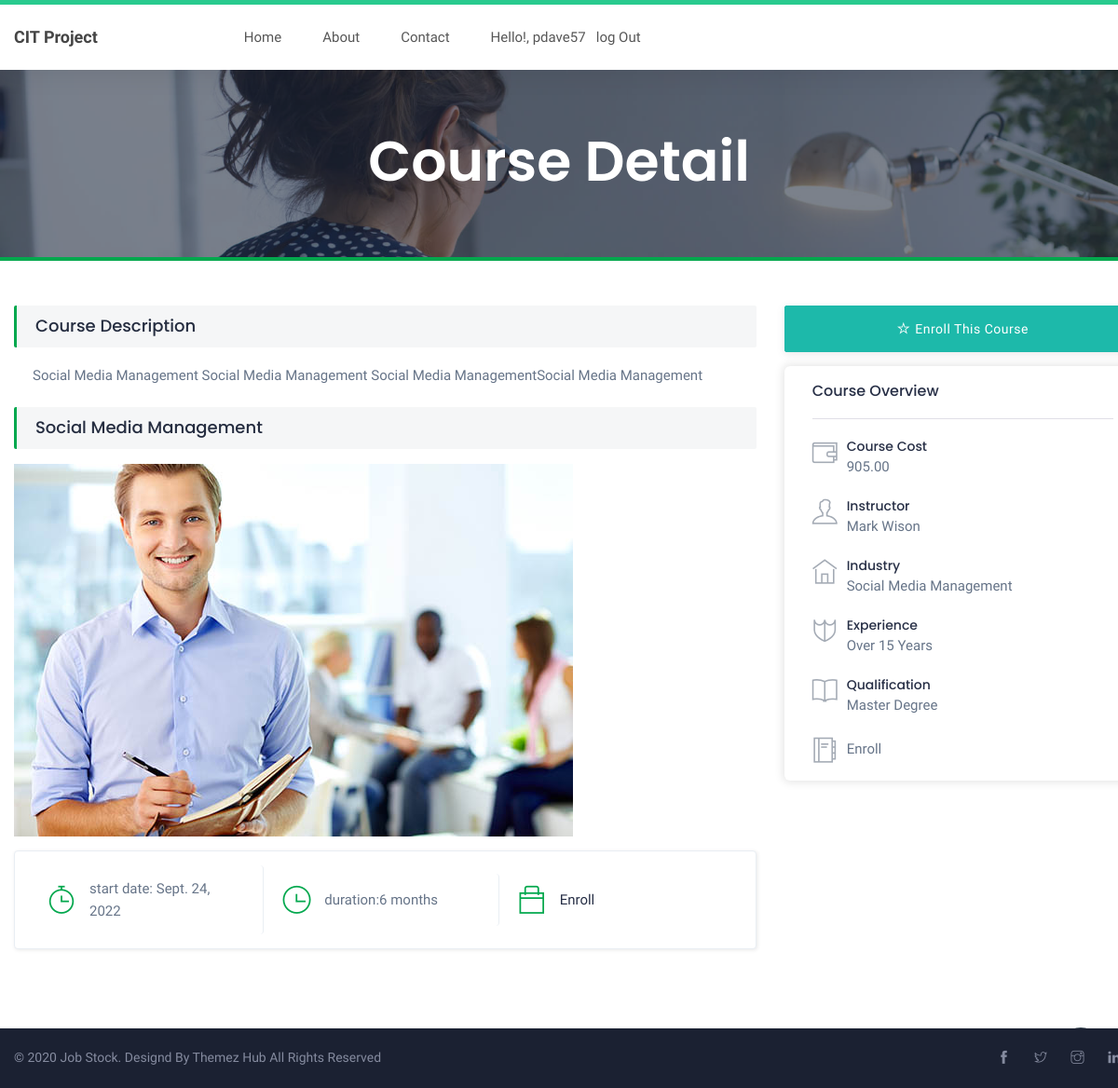
The page /account/course_details/1/ (signed in) on the database its author committed.
### distancelearningapp/models.py (models this page shows, shortened)
class Authors(models.Model):
    author = models.CharField(max_length=50)
    author_pic = models.FileField(blank=True, null=True, upload_to="upload/")
    price = models.DecimalField(decimal_places=2, max_digits=5)
    courses = models.ForeignKey(Courses, on_delete=models.CASCADE)

class Courses(models.Model):
    courseTitle = models.CharField(max_length=200)
    description = models.CharField(max_length=500)
    course_pic = models.FileField(blank=True, null=True, upload_to="upload/")
    start_date = models.DateField()
    duration = models.CharField(max_length=50)

### distancelearningapp/views.py (the view)
# urls.py: path('account/course_details/<str:pk>/', views.course_detail, name='account/course_details'),
@login_required(login_url='/account/login')
def course_detail(request, pk):
    profile = Authors.objects.select_related('courses').filter(id=pk)
    context = {"profile":profile}
    return render(request, "account/course_detail.html", context)

### distancelearningapp/templates/account/course_detail.html (shortened to what this page needs)
{%extends 'account/formlayout.html' %}
{%load static%}
{% block content%}
<section class="inner-header-title" style=" background-image:url(util/img/banner-10.jpg); ">
    <div class="container">
        <h1>Course Detail</h1>
    </div>
</section>
<br/><br/>
{%for p in profile%}
<section class="full-detail-description full-detail">
    <div class="container">
        <div class="row">
            <div class="col-lg-8 col-md-8">
                <div class="row-bottom">
                    <h2 class="detail-title">Course Description</h2>
                    <p>{{p.courses.description}}</p>
                    <h2 class="detail-title">{{p.courses.courseTitle}}</h2>
                    <img src="{{p.courses.course_pic.url}}" />
                    <div class="job-detail-statistic flex-middle-sm">
                        <div class="statistic-item flex-middle">
                            <div class="icon text-theme">
                            <i class="ti-timer theme-cl"></i></div>
                            <span class="text">start date: {{p.courses.start_date}}</span>
                        </div>
                        <div class="statistic-item flex-middle">
                            <div class="icon text-theme">
                            <i class="ti-time theme-cl"></i></div>
                            <span class="text">duration:{{p.courses.duration}}</span>
                        </div>
                        <div class="statistic-item flex-middle">
                            <div class="icon text-theme">
                            <a href="{% url 'course_registration'%}">
                                <i class="ti-bag theme-cl"></i></div>
                                <span class="text">Enroll</span>
                        </div>
                    </div>
                </div>
            </div>
            <div class="col-lg-4 col-md-4">
                <div class="full-sidebar-wrap">
                    <a href="javascript:void(0)" data-toggle="modal" data-target="#apply-job" class="btn btn-info mrg-bot-15 full-width"><i class="ti-star mrg-r-5"></i>Enroll This Course</a>
                    <div class="sidebar-widgets">
                        <div class="ur-detail-wrap">
                            <div class="ur-detail-wrap-header">
                                <h4>Course Overview</h4>
                            </div>
                            <div class="ur-detail-wrap-body">
                                <ul class="ove-detail-list">
                                    <li>
                                        <i class="ti-wallet"></i>
                                        <h5>Course Cost</h5>
                                        <span>{{p.price}}</span>
                                    </li>
                                    <li>
                                        <i class="ti-user"></i>
                                        <h5>Instructor</h5>
                                        <span>{{p.author}}</span>
                                    </li>
                                    <li>
                                        <i class="ti-home"></i>
                                        <h5>Industry</h5>
                                        <span>{{p.courses.courseTitle}}</span>
                                    </li>
                                    <li>
                                        <i class="ti-shield"></i>
                                        <h5>Experience</h5>
                                        <span>Over 15 Years</span>
                                    </li>
                                    <li>
                                        <i class="ti-book"></i>
                                        <h5>Qualification</h5>
                                        <span>Master Degree</span>
                                    </li>
                                    <li>
                                        <i class="ti-agenda"></i>
                                        <span>Enroll</span>
                                    </li>
                                </ul>
                            </div>
                        </div>
                    </div>
                </div>
            </div>
        </div>
    </div>
</section>
{% endfor%}
{% endblock %}

### distancelearningapp/templates/account/formlayout.html (shortened to what this page needs)
{%load static%}
<!doctype html>
<html lang="en">
<head>
	<link rel="stylesheet" href="{% static 'util/plugins/css/plugins.css'%}">
    <link href="{% static 'util/css/style.css'%}" rel="stylesheet">
	<link type="text/css" rel="stylesheet" id="jssDefault" href="{% static 'util/css/colors/green-style.css'%}">
	</head>
	<body>
		<div class="wrapper">
            <div class="navbar custom-navbar navbar-fixed-top" role="navigation">
                <div class="container">
                    <div class="navbar-header">
                         <a href="{%url 'index'%}" class="navbar-brand">CIT Project</a>
                    </div>
                    <div class="collapse navbar-collapse">
                         <ul class="nav navbar-nav navbar-nav-first">
                              <li><a href="{%url 'index'%}" class="smoothScroll">Home</a></li>
                              <li><a href="#about" class="smoothScroll">About</a></li>
                              <li><a href="#contact" class="smoothScroll">Contact</a></li>
                              <li><a href="{% url 'logout'%}" class="smoothScroll"><span>Hello!, {{request.user}}</span> &nbsp;&nbsp;log Out</a></li>
                         </ul>
                    </div>
               </div>
             </div>
            {%block content%}
            {%endblock %}
			<footer class="dark-footer skin-dark-footer">
				<div class="footer-bottom">
					<div class="container">
						<div class="row align-items-center">
							<div class="col-lg-6 col-md-6">
								<p class="mb-0">© 2020 Job Stock. Designd By <a href="https://themezhub.com/">Themez Hub</a> All Rights Reserved</p>
							</div>
							<div class="col-lg-6 col-md-6 text-right">
								<ul class="footer-bottom-social">
									<li><a href="#"><i class="ti-facebook"></i></a></li>
									<li><a href="#"><i class="ti-twitter"></i></a></li>
									<li><a href="#"><i class="ti-instagram"></i></a></li>
									<li><a href="#"><i class="ti-linkedin"></i></a></li>
								</ul>
							</div>
						</div>
					</div>
				</div>
			</footer>
			<button class="w3-button w3-teal w3-xlarge w3-right" onclick="openRightMenu()"></button>
		</div>
	</body>
</html>

### distancelearningapp/static/util/css/colors/green-style.css (style rules this page uses)
.theme-cl, .input-with-icon .theme-cl { color:#03a84e; }
a { color:#272f46; }
.inner-header-title { border-bottom: 4px solid #03a84e; }
h2.detail-title { border-left:3px solid #03a84e; }

### distancelearningapp/templates/account/formlayout.html (style rules this page uses)
.custom-navbar { background: #ffffff; border-top: 5px solid #29ca8e; border-bottom: 0; -webkit-box-shadow: 0 1px 30px rgba(0, 0, 0, 0.1); -moz-box-shadow: 0 1px 30px rgba(0, 0, 0, 0.1); box-shadow: 0 1px 30px rgba(0, 0, 0, 0.1); padding: 12px 0; margin-bottom: 0; padding: 0; }
.custom-navbar .navbar-brand { color: #454545; font-size: 18px; font-weight: bold; line-height: 40px; }
.custom-navbar .navbar-nav.navbar-nav-first { margin-left: 8em; }
.custom-navbar .nav li a { line-height: 40px; color: #575757; padding-right: 22px; padding-left: 22px; }

### rows shown on the page
Authors: courses.description "Social Media Management Social Media Management Social Media ManagementSocial Media Management", courses.courseTitle "Social Media Management", courses.course_pic (picture), courses.start_date "Sept. 24, 2022", courses.duration "6 months", price "905.00", author "Mark Wison"

### other values the page prints
{{ request.user }} "pdave57"
